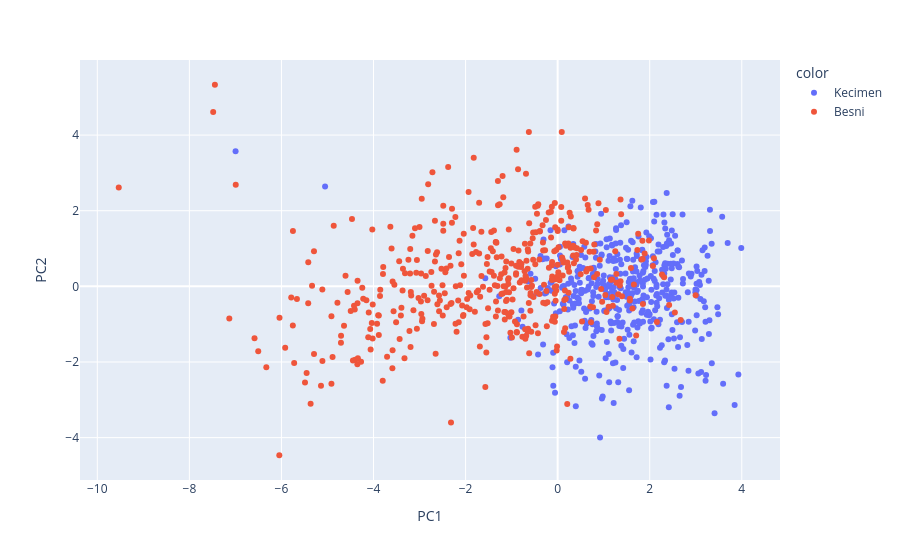

Notebook source saved alongside this figure:
### Markdown cell above
##### <font color = "wheat" >Visualiser les donneées suivant les deux premiers composantes

### Code cell
# Visualiser les classes suivant les deux composantes
fig = px.scatter(New_df.apply(np.real), x = 'PC1', y = 'PC2', color = df.Class.values)
fig.show()

### Figure 1 — Plotly figure (JSON) as saved in the notebook; plotly's stock layout.template omitted (floating-point values rounded to 4 significant figures; data arrays with more than 128 entries replaced by an {"elided": "..."} marker saying what was removed)
{"data": [{"hovertemplate": "color=Kecimen<br>PC1=%{x}<br>PC2=%{y}<extra></extra>", "legendgroup": "Kecimen", "marker": {"color": "#636efa", "symbol": "circle"}, "mode": "markers", "name": "Kecimen", "orientation": "v", "showlegend": true, "type": "scatter", "x": {"elided": "450 float values"}, "xaxis": "x", "y": {"elided": "450 float values"}, "yaxis": "y"}, {"hovertemplate": "color=Besni<br>PC1=%{x}<br>PC2=%{y}<extra></extra>", "legendgroup": "Besni", "marker": {"color": "#EF553B", "symbol": "circle"}, "mode": "markers", "name": "Besni", "orientation": "v", "showlegend": true, "type": "scatter", "x": {"elided": "450 float values"}, "xaxis": "x", "y": {"elided": "450 float values"}, "yaxis": "y"}], "layout": {"legend": {"title": {"text": "color"}, "tracegroupgap": 0}, "margin": {"t": 60}, "xaxis": {"anchor": "y", "domain": [0.0, 1.0], "title": {"text": "PC1"}}, "yaxis": {"anchor": "x", "domain": [0.0, 1.0], "title": {"text": "PC2"}}}}
